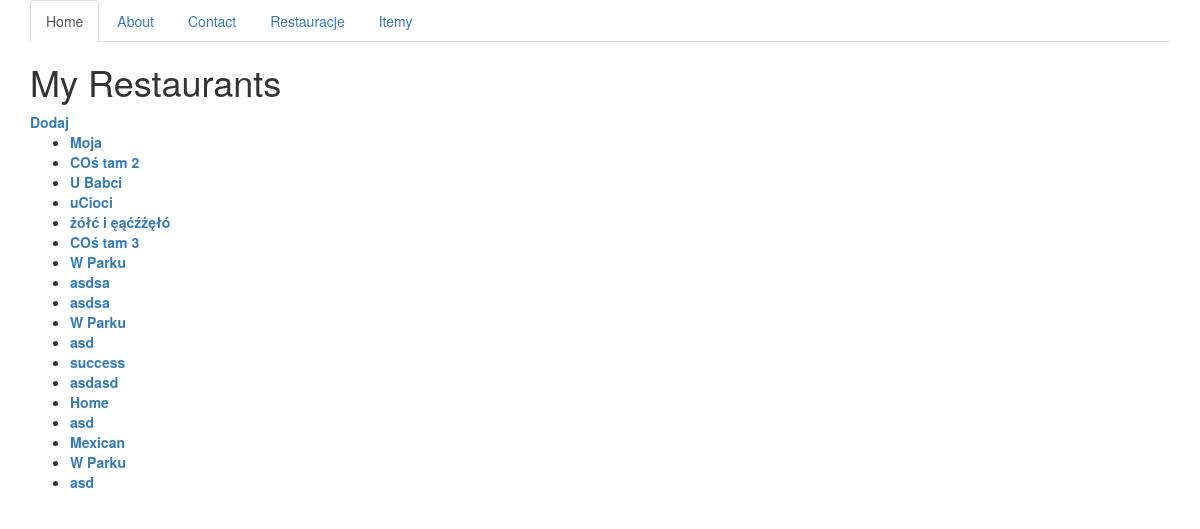
The page /restaurants/ (signed in) on the database its author committed.
### restaurants/models.py (models this page shows, shortened)
class RestaurantLocation(models.Model):
    owner = models.ForeignKey(User)
    name = models.CharField(max_length=120)
    location = models.CharField(max_length=120, null=True, blank=True)
    category = models.CharField(max_length=120, null=True, blank=True, validators=[validate_category])
    timestamp = models.DateTimeField(auto_now_add=True)
    updated = models.DateTimeField(auto_now=True)
    slug = models.SlugField(null=True, blank=True)
    def __str__(self):
        return self.name
    def get_absolute_url(self):
        return reverse('restaurants:detail', kwargs={'slug': self.slug})

### restaurants/views.py (the view)
class RestaurantsListView(LoginRequiredMixin, ListView):
    def get_queryset(self):
        queryset = RestaurantLocation.objects.filter(owner=self.request.user)
        return queryset

### restaurants/templates/restaurants/restaurantlocation_list.html (shortened to what this page needs)
{% extends 'base.html' %}
{% block content %}
    <h1>My Restaurants</h1> <strong><a href="{% url "restaurants:create" %}">Dodaj</a</strong>
    <ul>
    {% for restaurant in object_list %}
        <li><a href="{{ restaurant.get_absolute_url }}"> {{ restaurant }} </a></li>
    {% endfor %}
    </ul>
{% endblock %}

### rows shown on the page
RestaurantLocation: name "Moja"
RestaurantLocation: name "COś tam 2"
RestaurantLocation: name "U Babci"
RestaurantLocation: name "uCioci"
RestaurantLocation: name "żółć i ęąćźżęłó"
RestaurantLocation: name "COś tam 3"
RestaurantLocation: name "W Parku"
RestaurantLocation: name "asdsa"
RestaurantLocation: name "asdsa"
RestaurantLocation: name "W Parku"
RestaurantLocation: name "asd"
RestaurantLocation: name "success"
RestaurantLocation: name "asdasd"
RestaurantLocation: name "Home"
RestaurantLocation: name "asd"
RestaurantLocation: name "Mexican"
RestaurantLocation: name "W Parku"
RestaurantLocation: name "asd"
